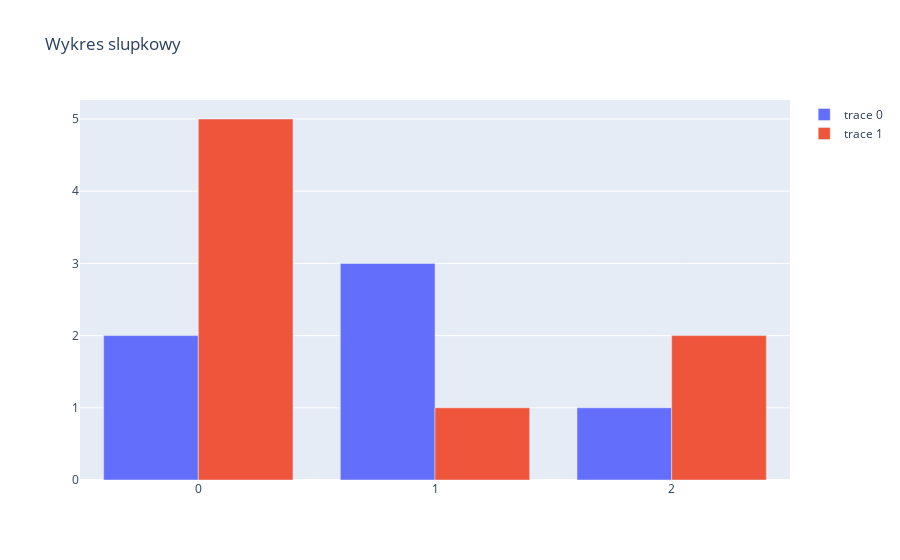

Notebook source saved alongside this figure:
### Code cell
fig=go.Figure(
    data=[go.Bar(
        y=[2,3,1]
        ),
          go.Bar(
          y=[5,1,2]
          )],
    layout=go.Layout(
        title_text='Wykres slupkowy'
            )
    )
fig.show()

### Figure 1 — Plotly figure (JSON) as saved in the notebook; plotly's stock layout.template omitted (floating-point values rounded to 4 significant figures)
{"data": [{"type": "bar", "y": [2, 3, 1]}, {"type": "bar", "y": [5, 1, 2]}], "layout": {"title": {"text": "Wykres slupkowy"}}}
